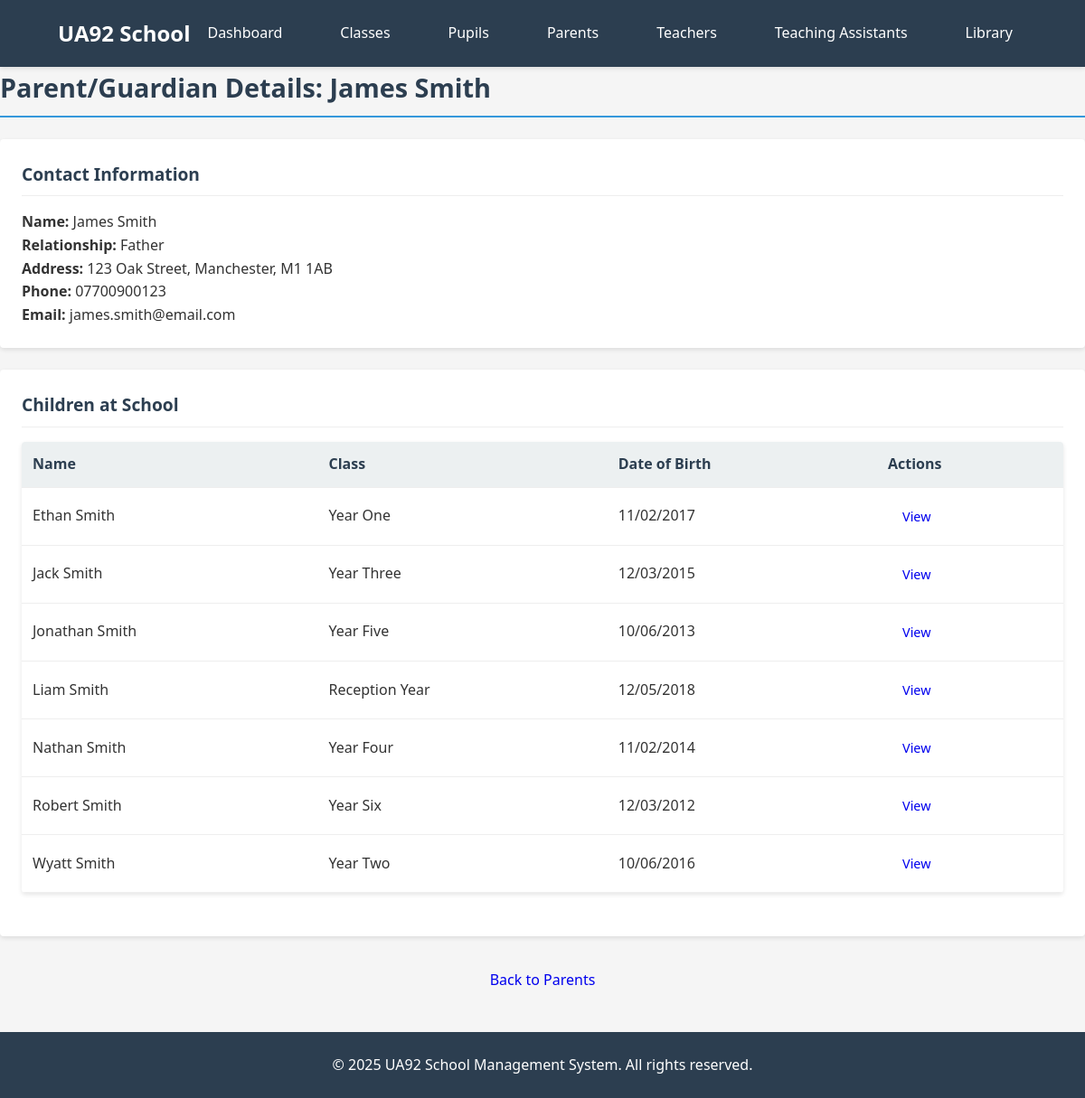
Page /parent_details.php?id=1 on the committed database.
### tables this page shows
CREATE TABLE `parents` (
  `parent_id` int(11) NOT NULL,
  `first_name` varchar(50) NOT NULL,
  `last_name` varchar(50) NOT NULL,
  `address` text NOT NULL,
  `phone` varchar(20) NOT NULL,
  `email` varchar(100) NOT NULL,
  `relationship` varchar(50) NOT NULL
);

CREATE TABLE `pupils` (
  `pupil_id` int(11) NOT NULL,
  `first_name` varchar(50) NOT NULL,
  `last_name` varchar(50) NOT NULL,
  `date_of_birth` date NOT NULL,
  `address` text NOT NULL,
  `medical_info` text DEFAULT NULL,
  `class_id` int(11) DEFAULT NULL,
  `parent1_id` int(11) DEFAULT NULL,
  `parent2_id` int(11) DEFAULT NULL
);

CREATE TABLE `classes` (
  `class_id` int(11) NOT NULL,
  `class_name` varchar(50) NOT NULL,
  `capacity` int(11) NOT NULL,
  `teacher_id` int(11) DEFAULT NULL
);

### parent_details.php (the view, shortened to what this page needs)
<!DOCTYPE html>
<html lang="en">
<head>
    <link rel="stylesheet" href="styles.css">
</head>
<!DOCTYPE html>
<html lang="en">
<head>
    <link rel="stylesheet" href="styles.css">
</head>
<body>
</body>
</html>
<?php
require_once 'config.php';
$parent_id = $_GET['id'];
include 'header.php';
$parent = $conn->query("
    SELECT * FROM parents
    WHERE parent_id = $parent_id
")->fetch_assoc();
$pupils = $conn->query("
    SELECT p.*, c.class_name
    FROM pupils p
    LEFT JOIN classes c ON p.class_id = c.class_id
    WHERE p.parent1_id = $parent_id OR p.parent2_id = $parent_id
    ORDER BY p.last_name, p.first_name
");
?>
<h1 class="section-title">Parent/Guardian Details: <?php echo htmlspecialchars($parent['first_name'] . ' ' . $parent['last_name']); ?></h1>
<div class="card">
    <div class="card-header">Contact Information</div>
    <div class="p-3">
        <p><strong>Name:</strong> <?php echo htmlspecialchars($parent['first_name'] . ' ' . $parent['last_name']); ?></p>
        <p><strong>Relationship:</strong> <?php echo htmlspecialchars($parent['relationship']); ?></p>
        <p><strong>Address:</strong> <?php echo nl2br(htmlspecialchars($parent['address'])); ?></p>
        <p><strong>Phone:</strong> <?php echo htmlspecialchars($parent['phone']); ?></p>
        <p><strong>Email:</strong> <?php echo htmlspecialchars($parent['email']); ?></p>
    </div>
</div>
<div class="card">
    <div class="card-header">Children at School</div>
    <?php if ($pupils->num_rows > 0): ?>
        <table class="table">
            <thead>
                <tr>
                    <th>Name</th>
                    <th>Class</th>
                    <th>Date of Birth</th>
                    <th>Actions</th>
                </tr>
            </thead>
            <tbody>
                <?php while ($pupil = $pupils->fetch_assoc()): ?>
                    <tr>
                        <td><?php echo htmlspecialchars($pupil['first_name'] . ' ' . $pupil['last_name']); ?></td>
                        <td><?php echo $pupil['class_name'] ? htmlspecialchars($pupil['class_name']) : 'Not assigned'; ?></td>
                        <td><?php echo date('d/m/Y', strtotime($pupil['date_of_birth'])); ?></td>
                        <td>
                            <a href="pupil_details.php?id=<?php echo $pupil['pupil_id']; ?>" class="btn btn-sm">View</a>
                        </td>
                    </tr>
                <?php endwhile; ?>
            </tbody>
        </table>
    <?php else: ?>
        <div class="p-3">No children currently enrolled at this school.</div>
    <?php endif; ?>
</div>
<div class="text-center mt-3">
    <a href="parents.php" class="btn">Back to Parents</a>
</div>
<?php include 'footer.php'; ?>

### styles.css (style rules this page uses)
:root { --primary-color: #3498db; --secondary-color: #2980b9; --accent-color: #e74c3c; --light-color: #ecf0f1; --dark-color: #2c3e50; --success-color: #2ecc71; --warning-color: #f39c12; --danger-color: #e74c3c; --border-radius: 4px; --box-shadow: 0 2px 5px rgba(0,0,0,0.1); --transition: all 0.3s ease; }
* { margin: 0; padding: 0; box-sizing: border-box; font-family: 'Segoe UI', Tahoma, Geneva, Verdana, sans-serif; }
body { background-color: #f5f5f5; color: #333; line-height: 1.6; min-height: 100vh; }
.section-title { color: var(--dark-color); margin-bottom: 1.5rem; padding-bottom: 0.5rem; border-bottom: 2px solid var(--primary-color); font-size: 1.8rem; }
.card { background: white; border-radius: var(--border-radius); box-shadow: var(--box-shadow); padding: 1.5rem; margin-bottom: 1.5rem; transition: var(--transition); }
.card-header { font-size: 1.2rem; margin-bottom: 1rem; color: var(--dark-color); border-bottom: 1px solid #eee; padding-bottom: 0.5rem; font-weight: 600; display: flex; align-items: center; gap: 0.5rem; }
.btn { display: inline-block; padding: 0.75rem 1.5rem; border-radius: var(--border-radius); cursor: pointer; font-size: 1rem; transition: var(--transition); text-decoration: none; text-align: center; font-weight: 500; border: none; }
.btn-sm { padding: 0.5rem 1rem; font-size: 0.9rem; }
.table { width: 100%; border-collapse: collapse; margin-bottom: 1.5rem; background: white; border-radius: var(--border-radius); overflow: hidden; box-shadow: var(--box-shadow); }
.table th, .table td { padding: 0.75rem; text-align: left; border-bottom: 1px solid #eee; }
.table th { background-color: var(--light-color); font-weight: 600; color: var(--dark-color); }
.text-center { text-align: center; }
.mt-3 { margin-top: 1rem; }

### rows in the picture
parents: first_name+last_name "James Smith", relationship "Father", address "123 Oak Street, Manchester, M1 1AB", phone "07700900123", email "james.smith@email.com"
pupils: first_name+last_name "Ethan Smith", class.class_name "Year One", date_of_birth "11/02/2017"
pupils: first_name+last_name "Jack Smith", class.class_name "Year Three", date_of_birth "12/03/2015"
pupils: first_name+last_name "Jonathan Smith", class.class_name "Year Five", date_of_birth "10/06/2013"
pupils: first_name+last_name "Liam Smith", class.class_name "Reception Year", date_of_birth "12/05/2018"
pupils: first_name+last_name "Nathan Smith", class.class_name "Year Four", date_of_birth "11/02/2014"
pupils: first_name+last_name "Robert Smith", class.class_name "Year Six", date_of_birth "12/03/2012"
pupils: first_name+last_name "Wyatt Smith", class.class_name "Year Two", date_of_birth "10/06/2016"
